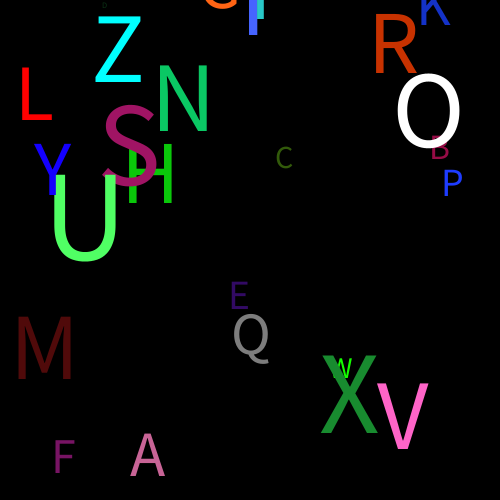
Frame 1 (no input)
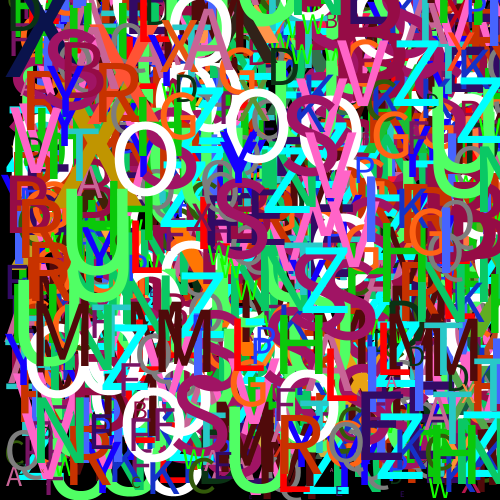
Frame 60 (the mouse pressed at the canvas centre just before this capture)
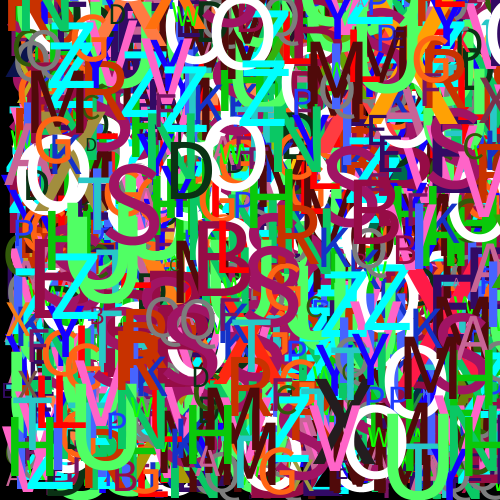
Frame 120 (the mouse held since frame 60 and released just before this capture)

The Processing sketch that drew these frames (run headless with seeded random() and noise(); from frame 60 on, the mouse is pressed at the canvas centre):

// Processing sketch: processing_14614
// ── processing_14614.pde

void setup(){
size(500,500);
noStroke();
frameRate(1);
background(0);
}

void draw(){
  fill(200,100,150);
 textSize(random(100));
text("A",random(500),random(500)); 

fill(150,12,70);
textSize(random(150));
text("B",random(500),random(500));

fill(50,90,10);
textSize(random(70));
text("C",random(500),random(500));

fill(10,50,20);
textSize(random(90));
text("D",random(500),random(500));

fill(50,10,100);
textSize(random(120));
text("E",random(500),random(500));

fill(120,20,100);
textSize(50);
text("F",random(500),random(500));

fill(255,100,20);
textSize(70);
text("G",random(500),random(500));

fill(10,200,10);
textSize(90);
text("H",random(500),random(500));

fill(70,100,255);
textSize(100);
text("I",random(500),random(500));

fill(20,50,200);
textSize(60);
text("K",random(500),random(500));

fill(255,0,0);
textSize(80);
text("L",random(500),random(500));

fill(80,10,10);
textSize(95);
text("M",random(500),random(500));

fill(10,200,100);
textSize(100);
text("N",random(500),random(500));

fill(255);
textSize(110);
text("O",random(500),random(500));

fill(30,60,300);
textSize(40);
text("P",random(500),random(500));

fill(125);
textSize(60);
text("Q",random(500),random(500));

fill(200,50,0);
textSize(90);
text("R",random(500),random(500));

fill(160,20,100);
textSize(120);
text("S",random(500),random(500));

fill(40,200,200);
textSize(80);
text("T",random(500),random(500));

fill(80,300,100);
textSize(130);
text("U",random(500),random(500));

fill(300,100,200);
textSize(100);
text("V",random(500),random(500));

fill(20,400,0);
textSize(30);
text("W",random(500),random(500));

fill(20,0,300);
textSize(78);
text("Y",random(500),random(500));

fill(0,400,500);
textSize(100);
text("Z",random(500),random(500));

frameRate(8);
fill(random(400),random(200),random(80));
textSize(random(200));
text("X",random(500),random(500));

}
